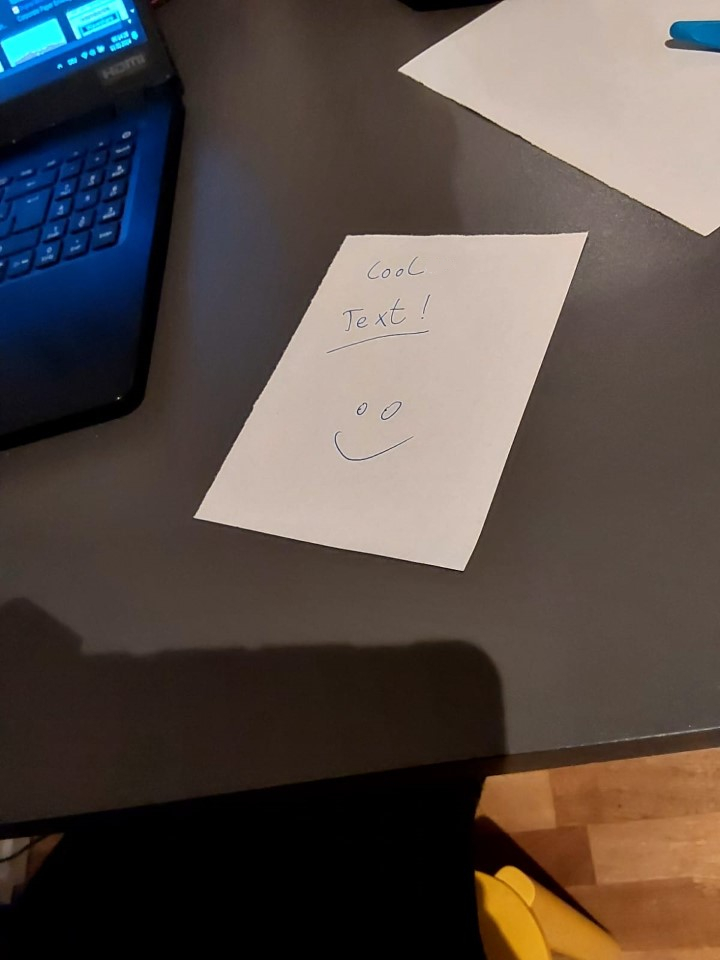
#> input picture doc scanner/image.jpg, 720 x 960 px
$ python doc_scanner.py
#> lines starting #> are read from the running program, lines starting #| are printed output that depends on the picture
from PIL import Image, ImageOps
import numpy as np
import cv2
import math


image_path = 'image.jpg'

image = Image.open(image_path)
#> image is the input picture: PIL image 720x960 RGB; mean R, G, B 86.8, 76.7, 71.6

class Deformer:

    def set_mesh(self, mesh):
        self.source_shape = mesh

    def getmesh(self, img):
        w, h = img.size
        self.target_rect = (0, 0, w, h)  # left top right bottom
        return [(self.target_rect, self.source_shape)]


selected_corner = None
rectangle_points = np.array([[50, 50], [200, 50], [200, 200], [50, 200]], dtype=np.int32)

def draw_rectangle(image):
    # Draw the rectangle
    cv2.polylines(image, [rectangle_points], True, (0, 255, 0), 2)

def click_event(event, x, y, flags, param):
    global selected_corner
    global rectangle_points

    if event == cv2.EVENT_LBUTTONDOWN:
        # Check if the click is inside any of the rectangle corners
        for i, corner in enumerate(rectangle_points):
            if np.linalg.norm(np.array([x, y]) - corner) < 10:
                selected_corner = i
                break

    elif event == cv2.EVENT_MOUSEMOVE:
        if selected_corner is not None:
            # Update the position of the selected corner
            rectangle_points[selected_corner] = [x, y]

    elif event == cv2.EVENT_LBUTTONUP:
        selected_corner = None


def resize_maintain_aspect_ratio(image, target_size):
#> called with target_size = (700, 700)
    global rectangle_points


    # Calculate the scaling factor for width and height
    width_ratio = target_size[0] / image.shape[1]
#> width_ratio = 0.972
    height_ratio = target_size[1] / image.shape[0]
#> height_ratio = 0.729

    # Choose the minimum scaling factor to maintain aspect ratio
    scaling_factor = min(width_ratio, height_ratio)
#> scaling_factor = 0.729

    # Calculate the new dimensions
    new_width = int(image.shape[1] * scaling_factor)
#> new_width = 525
    new_height = int(image.shape[0] * scaling_factor)
#> new_height = 700
    new_dimensions = (new_width, new_height)
#> new_dimensions = (525, 700)

    return cv2.resize(image, new_dimensions)
#> (key q is pressed here)


def resie_rect():
    # Calculate the scaling factor used during resizing
    scaling_factor_width = image.width / image_cv2.shape[1]
#> scaling_factor_width = 1.37
    scaling_factor_height = image.height / image_cv2.shape[0]
#> scaling_factor_height = 1.37

    # Map the rectangle points to the original PIL image dimensions
    rectangle_points_mapped = []
    for point in rectangle_points:
        x_mapped = int(point[0] * scaling_factor_width)
        y_mapped = int(point[1] * scaling_factor_height)
        rectangle_points_mapped.append([x_mapped, y_mapped])

    return rectangle_points_mapped

# Load the image
image_cv2 = cv2.imread(image_path) # Read the Image for cv2


# Load the image
image_cv2 = cv2.imread(image_path)
target_size = (700, 700)

image_cv2 = resize_maintain_aspect_ratio(image_cv2, target_size)

# Create a window and set the mouse callback function
cv2.namedWindow('"q" to quit "ENTER" to proceed')
cv2.setMouseCallback('"q" to quit "ENTER" to proceed', click_event)

while True:
    # Make a copy of the original image to draw on
    image_copy = image_cv2.copy()

    # Draw the rectangle on the image
    draw_rectangle(image_copy)

    # Display the image with the rectangle

    cv2.imshow('"q" to quit "ENTER" to proceed', image_copy)

    # Check for key press to exit
    key = cv2.waitKey(1) & 0xFF
    if key == ord('q'):
        break

    if key == 13:
        #print(np.array(rectangle_points))
        break

cv2.destroyAllWindows()

rectangle_points = resie_rect()

print(rectangle_points)
#| [[68, 68], [274, 68], [274, 274], [68, 274]]

rectangle_points_converted =[ rectangle_points[0][0], rectangle_points[0][1], rectangle_points[1][0], rectangle_points[1][1], rectangle_points[2][0], rectangle_points[2][1], rectangle_points[3][0], rectangle_points[3][1] ]
#> rectangle_points_converted = [68, 68, 274, 68, 274, 274, 68, 274]

print(rectangle_points_converted)
#| [68, 68, 274, 68, 274, 274, 68, 274]

distance_x = math.dist(rectangle_points[0], rectangle_points[1])
distance_y = math.dist(rectangle_points[1], rectangle_points[2])

a = math.gcd(int(distance_x), int(distance_y))

aspectx = int(distance_x // a)
aspecty = int(distance_y // a)


print(aspectx, aspecty)
#| 1 1
# Create an instance of Deformer and set the mesh
deformer = Deformer()
deformer.set_mesh(mesh=rectangle_points_converted)

# Deform the image using the Deformer instance
deformed = ImageOps.deform(image, deformer, Image.BICUBIC)
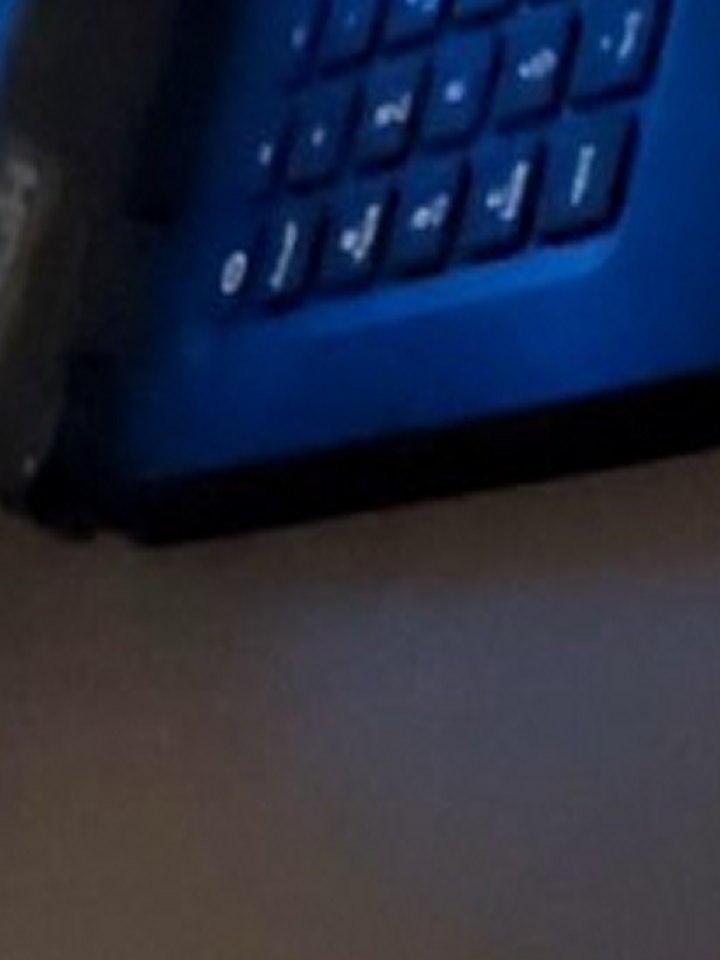
#> deformed: PIL image 720x960 RGB; mean R, G, B 35.8, 42.8, 62.6
deformed = deformed.rotate(270, expand=True)
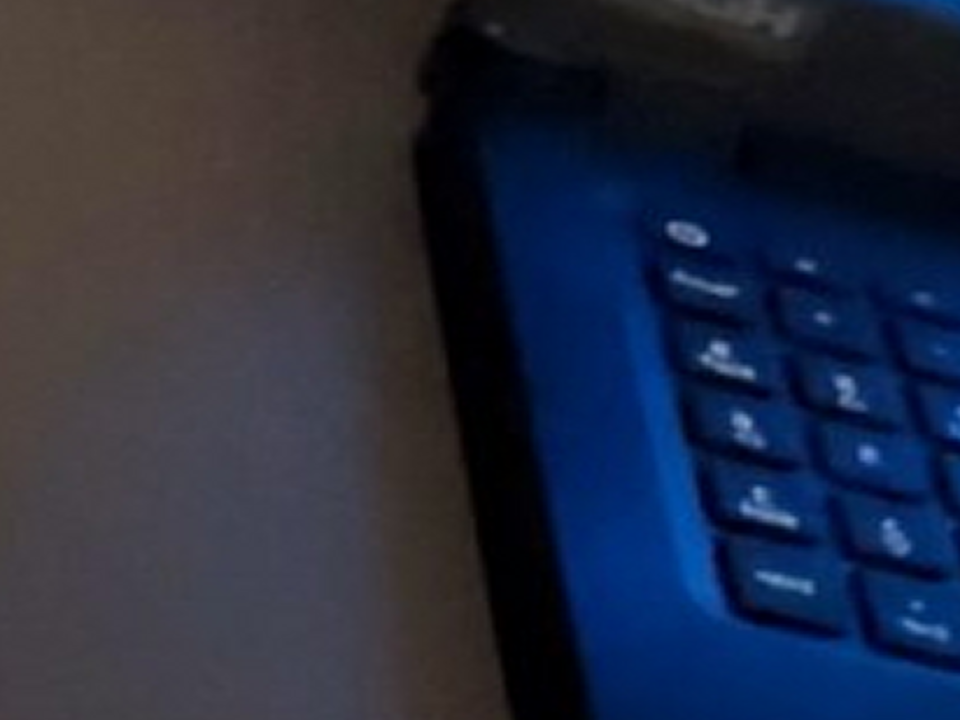
#> deformed: PIL image 960x720 RGB; mean R, G, B 35.8, 42.8, 62.6
deformed = deformed.transpose(Image.FLIP_LEFT_RIGHT)
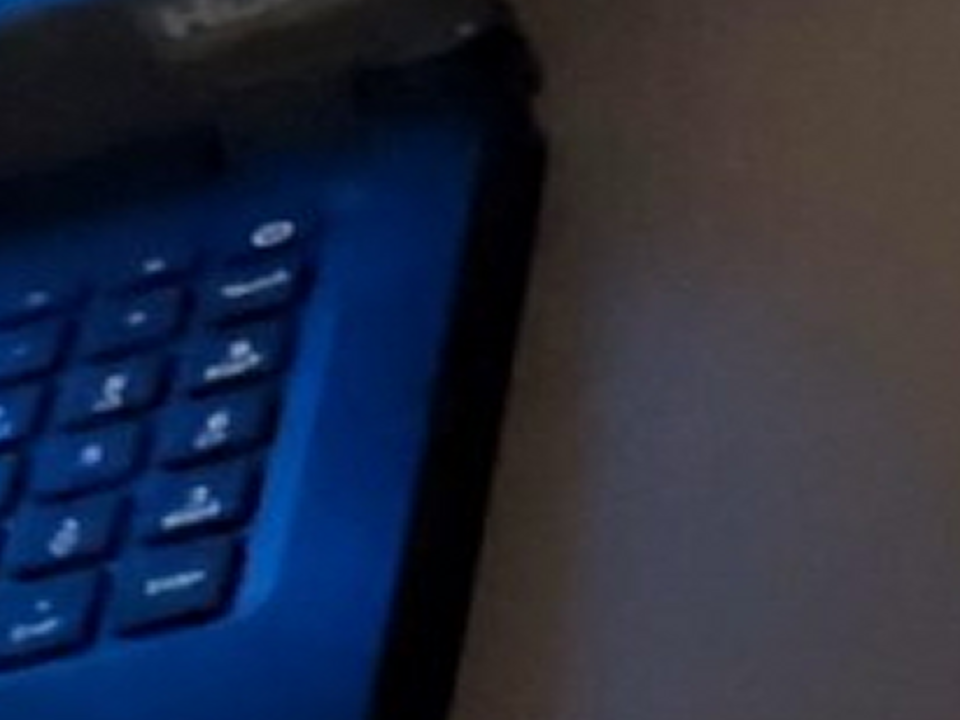
#> deformed: PIL image 960x720 RGB; mean R, G, B 35.8, 42.8, 62.6
#deformed = deformed.resize((aspectx, aspecty), Image.BICUBIC)
# Calculate the scaling factor
scaling_factor = image.height / aspecty

# Scale the width proportionally to maintain aspect ratio
new_width = int(aspectx * scaling_factor)

# Resize the image
deformed = deformed.resize((new_width, image.height), Image.BICUBIC)
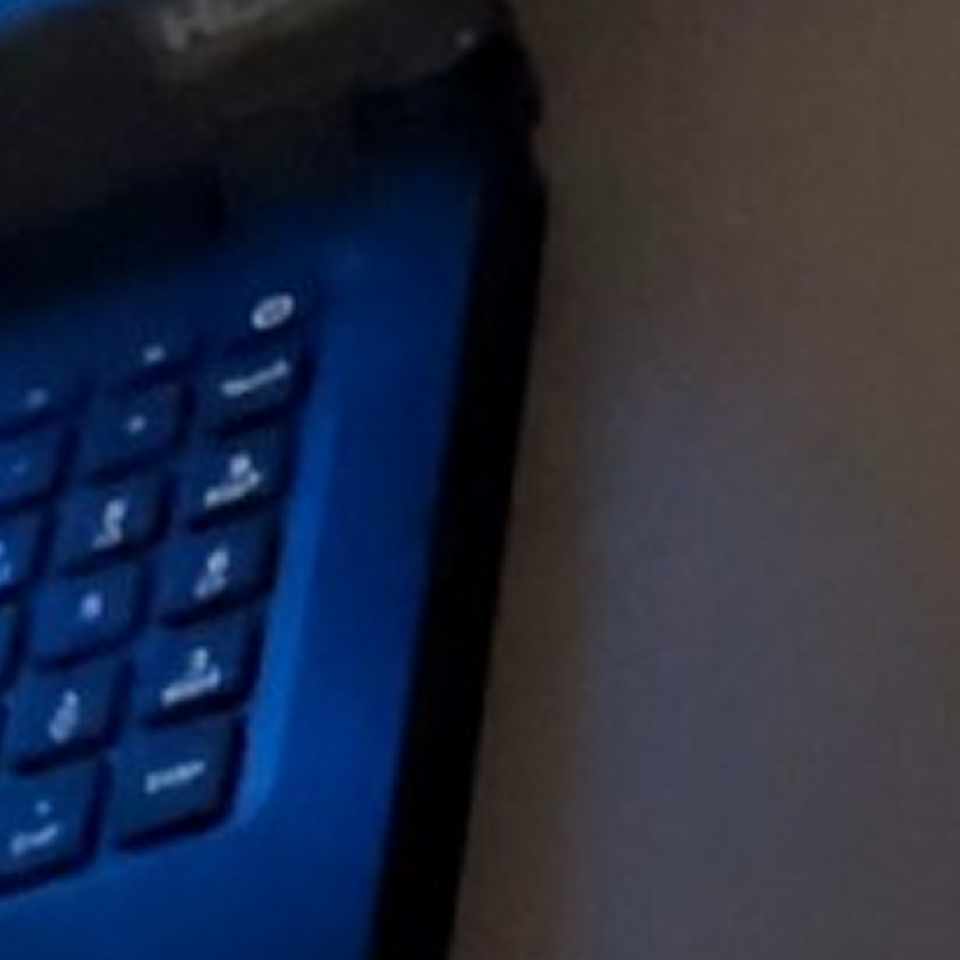
#> deformed: PIL image 960x960 RGB; mean R, G, B 35.8, 42.8, 62.6

deformed.show()
